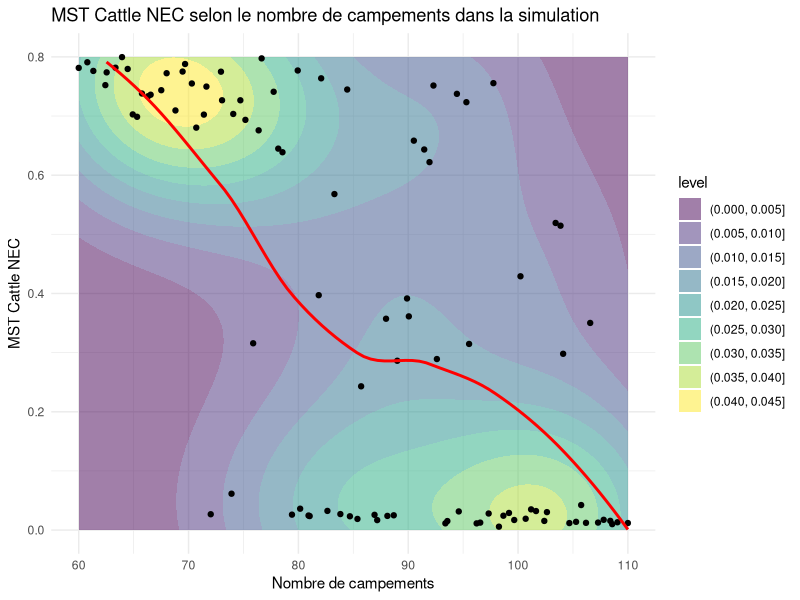
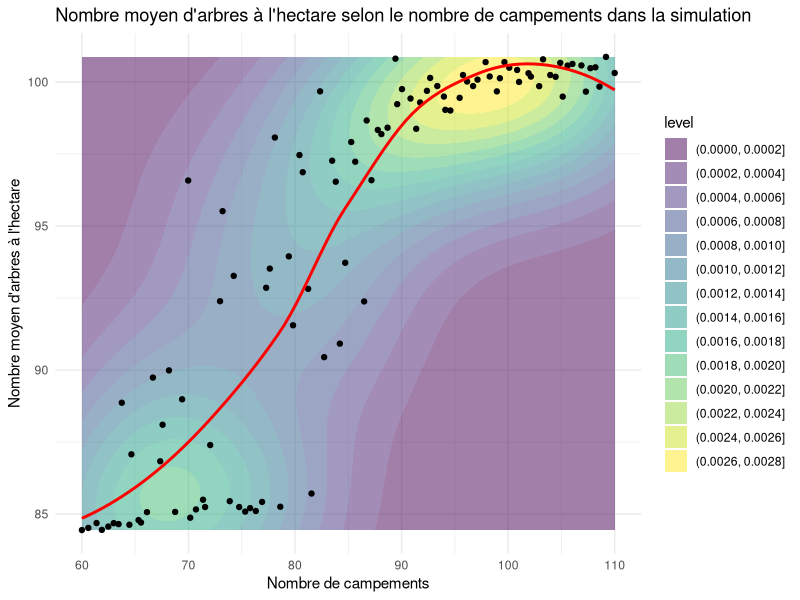
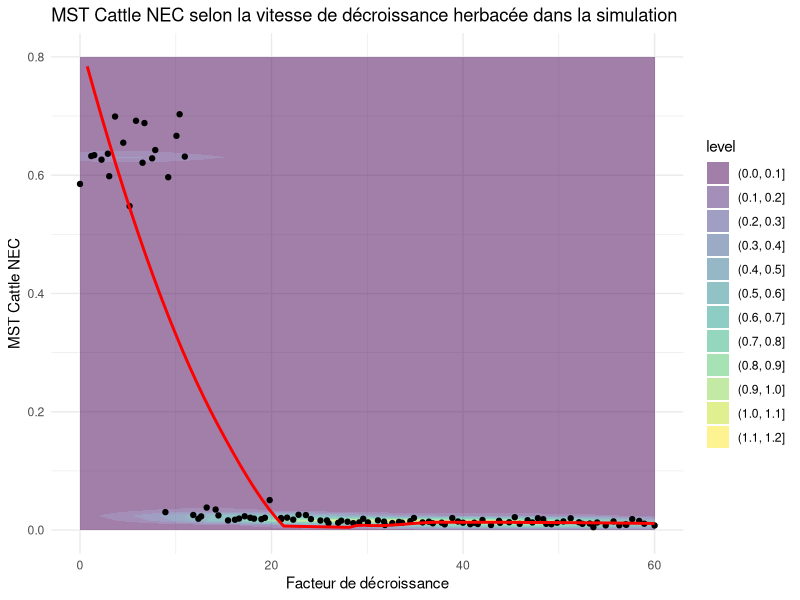
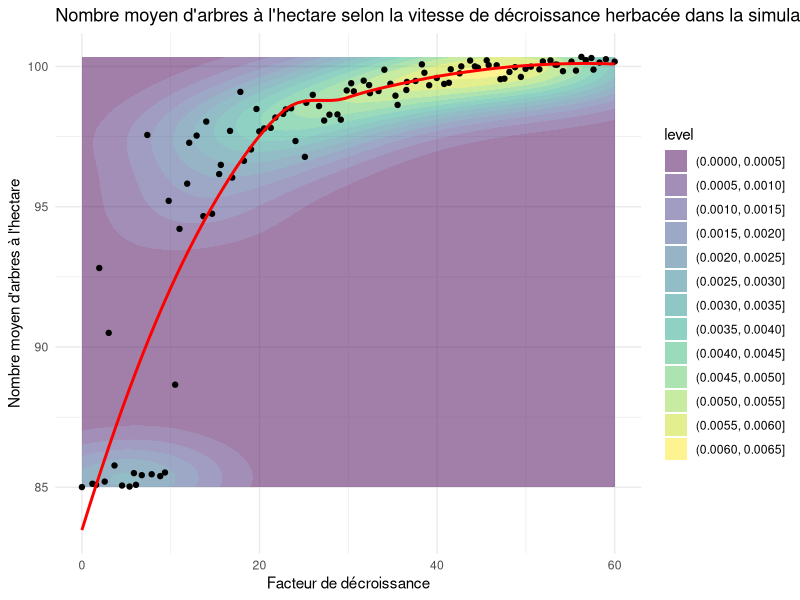

Reproduce these figures in R, in order. (Note: this script raises an error after producing the figures.)
# --- Packages nécessaires ---
# Installe-les une fois si besoin :
# install.packages(c("readxl", "ggplot2", "dplyr"))

library(readxl)
library(ggplot2)
library(dplyr)

setwd(dirname(rstudioapi::getActiveDocumentContext()$path))

# --- 1) Charger les données ---
# Ajuste le chemin si besoin
dfCampTree <- read.csv("../results/Profile_Camps_Trees_Dundi.csv")
dfCampCattle <- read.csv("../results/Profile_Camps_MSTCattle_Dundi.csv")
dfDecreaseTree <- read.csv("../results/Profile_DecreaseFactor_Trees_Dundi.csv")
dfDecreaseCattle <- read.csv("../results/Profile_DecreaseFactor_MSTCattle_Dundi.csv")



  print(names(dfCampTree))
  
  
  # Inverser les valeurs de "objective.MSTCattleNEC" 
  dfCampCattle$objective.MSTCattleNEC <- dfCampCattle$objective.MSTCattleNEC * -1
  dfDecreaseCattle$objective.MSTCattleNEC <- dfDecreaseCattle$objective.MSTCattleNEC * -1
  # Inverser les valeurs de "objective.TotalTrees" et les convertir en moyenne par hectare (division par le nombre de cellules du modèle (22x22) et conversion en population mature (3 ans et +, à raison d'un taux de survie moyen de 30% (wade et al., 2018) les deux premières années) à l'hectare)
  dfCampTree$objective.totalTrees <- ((dfCampTree$objective.totalTrees / 22^2) / 100)*0.3 * -0.3
  dfDecreaseTree$objective.totalTrees <- ((dfDecreaseTree$objective.totalTrees / 22^2) / 100)*0.3 * -0.3
  
  # ---------------------------------------
  # PREMIER PLOT : Nombre de campements vs objective.MSTCattleNEC avec density + points
  # ---------------------------------------
  
 a <- ggplot(dfCampCattle, aes(x = numberofCamps, y = objective.MSTCattleNEC)) +
    geom_density_2d_filled(alpha = 0.5) +                  # Ajouter la densité remplie avec transparence (pour voir la concentration des points)
    geom_point() +                          # Ajouter les points, taille selon evolution.samples
    ylim(c(0.0, 0.8))+    
    geom_smooth(colour = 'red', se = FALSE)+
    # geom_hline(yintercept = )+                           # (Optionnel / commenté) possibilité d'ajouter une ligne horizontale à une valeur donnée
    labs(x = "Nombre de campements", y = "MST Cattle NEC",              # Étiquettes des axes et titre
         title = "MST Cattle NEC selon le nombre de campements dans la simulation") +
    theme_minimal()                                       # Thème graphique minimaliste (fond blanc/gris clair)
  
  # ---------------------------------------
  # DEUXIEME PLOT : Nombre de campements vs objective.TotalTrees avec density + points
  # ---------------------------------------
  
  b <- ggplot(dfCampTree, aes(x = numberofCamps, y = objective.totalTrees)) +
    geom_density_2d_filled(alpha = 0.5) +                  # Ajouter la densité remplie avec transparence (pour voir la concentration des points)
    geom_point() +                          # Ajouter les points, taille selon evolution.samples
    geom_smooth(colour = 'red', se = FALSE)+
    # geom_hline(yintercept = )+                           # (Optionnel / commenté) possibilité d'ajouter une ligne horizontale à une valeur donnée
    labs(x = "Nombre de campements", y = "Nombre moyen d'arbres à l'hectare",              # Étiquettes des axes et titre
         title = "Nombre moyen d'arbres à l'hectare selon le nombre de campements dans la simulation") +
    theme_minimal()                                       # Thème graphique minimaliste (fond blanc/gris clair)
  # ---------------------------------------
  # TROISIEME PLOT : Facteur de décroissance de stock herbacé vs objective.MSTCattleNEC avec density + points
  # ---------------------------------------
  
  c <- ggplot(dfDecreaseCattle, aes(x = decreasingFactor, y = objective.MSTCattleNEC)) +
    geom_density_2d_filled(alpha = 0.5) +                  # Ajouter la densité remplie avec transparence (pour voir la concentration des points)
    geom_point() +                          # Ajouter les points, taille selon evolution.samples
    ylim(c(0.0, 0.8))+    
    geom_smooth(colour = 'red', se = FALSE)+
    # geom_hline(yintercept = )+                           # (Optionnel / commenté) possibilité d'ajouter une ligne horizontale à une valeur donnée
    labs(x = "Facteur de décroissance", y = "MST Cattle NEC",              # Étiquettes des axes et titre
         title = "MST Cattle NEC selon la vitesse de décroissance herbacée dans la simulation") +
    theme_minimal()                                       # Thème graphique minimaliste (fond blanc/gris clair)
  
  # ---------------------------------------
  # QUATRIEME PLOT : Facteur de décroissance de stock herbacé vs objective.TotalTrees avec density + points
  # ---------------------------------------
  
  d <- ggplot(dfDecreaseTree, aes(x = decreasingFactor, y = objective.totalTrees)) +
    geom_density_2d_filled(alpha = 0.5) +                  # Ajouter la densité remplie avec transparence (pour voir la concentration des points)
    geom_point() +                          # Ajouter les points, taille selon evolution.samples
    #ylim(c(0.0, 0.8))+    
    geom_smooth(colour = 'red', se = FALSE)+
    # geom_hline(yintercept = )+                           # (Optionnel / commenté) possibilité d'ajouter une ligne horizontale à une valeur donnée
    labs(x = "Facteur de décroissance", y = "Nombre moyen d'arbres à l'hectare",              # Étiquettes des axes et titre
         title = "Nombre moyen d'arbres à l'hectare selon la vitesse de décroissance herbacée dans la simulation") +
    theme_minimal()                                       # Thème graphique minimaliste (fond blanc/gris clair)
  
  
  
  g <- grid.arrange(a, b, c, d, ncol = 2) # côte à côte
  
  # Sauvegarder en PNG
  ggsave("../img/profile_externalforces.png", g, width = 10, height = 5, dpi = 300)
  print(a)
  print(b)
  print(c)
  print(d)
# --- 5) (Optionnel) Export en PNG ---
# ggsave("scatter_mst_trees.png", p, width = 8, height = 6, dpi = 300)
